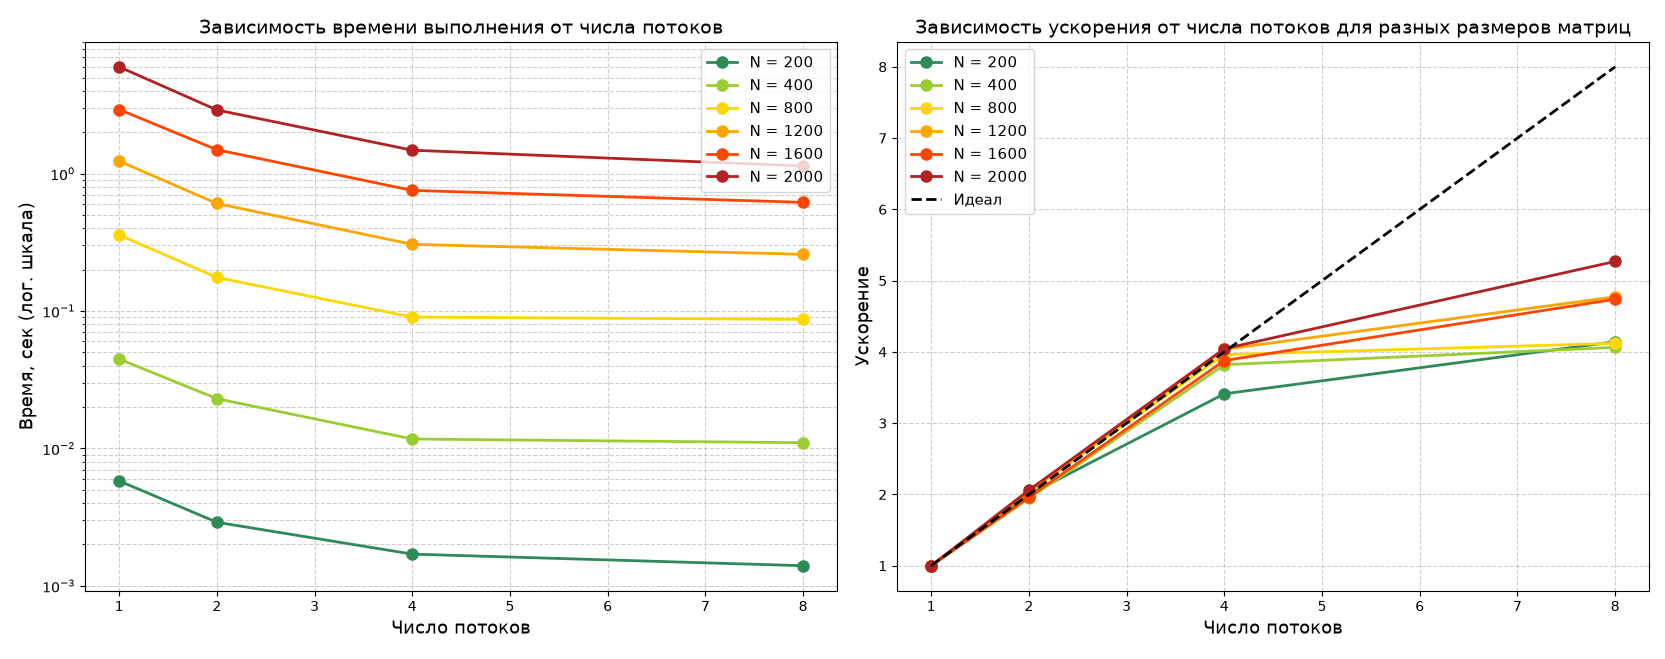

Python code for this plot:
import matplotlib.pyplot
import numpy

matplotlib.pyplot.rcParams['font.family'] = 'DejaVu Sans'

threads = numpy.array([1, 2, 4, 8])
sizes = [200, 400, 800, 1200, 1600, 2000]

times = {
    200:  numpy.array([0.0058, 0.0029, 0.0017, 0.0014]),
    400:  numpy.array([0.0447, 0.0230, 0.0117, 0.0110]),
    800:  numpy.array([0.3577, 0.1755, 0.0903, 0.0868]),
    1200: numpy.array([1.2332, 0.6060, 0.3055, 0.2584]),
    1600: numpy.array([2.9249, 1.4914, 0.7541, 0.6172]),
    2000: numpy.array([5.9836, 2.9039, 1.4793, 1.1355]),
}

colors = ['seagreen', 'yellowgreen', 'gold', 'orange', 'orangered', 'firebrick']

fig, (ax1, ax2) = matplotlib.pyplot.subplots(1, 2, figsize=(16, 6))

for color, n in zip(colors, sizes):
    ax1.plot(threads, times[n], 'o-', color=color,
             linewidth=2, markersize=8, label=f'N = {n}')

ax1.set_yscale('log')
ax1.set_xticks([1, 2, 3, 4, 5, 6, 7, 8])
ax1.set_xticklabels(['1', '2', '3', '4', '5', '6', '7', '8'])
ax1.set_xlabel('Число потоков', fontsize=13)
ax1.set_ylabel('Время, сек (лог. шкала)', fontsize=13)
ax1.set_title('Зависимость времени выполнения от числа потоков', fontsize=14)
ax1.grid(True, which='both', linestyle='--', alpha=0.6)
ax1.legend(fontsize=11)

for color, n in zip(colors, sizes):
    speedup = times[n][0] / times[n]
    ax2.plot(threads, speedup, 'o-', color=color,
             linewidth=2, markersize=8, label=f'N = {n}')

ax2.plot(threads, threads, 'k--', linewidth=2, label='Идеал')

ax2.set_xticks([1, 2, 3, 4, 5, 6, 7, 8])
ax2.set_xticklabels(['1', '2', '3', '4', '5', '6', '7', '8'])
ax2.set_xlabel('Число потоков', fontsize=13)
ax2.set_ylabel('Ускорение', fontsize=13)
ax2.set_title('Зависимость ускорения от числа потоков для разных размеров матриц', fontsize=14)
ax2.grid(True, which='both', linestyle='--', alpha=0.6)
ax2.legend(fontsize=11)

matplotlib.pyplot.tight_layout()
matplotlib.pyplot.savefig('graph_threads.png', dpi=150)
matplotlib.pyplot.show()
